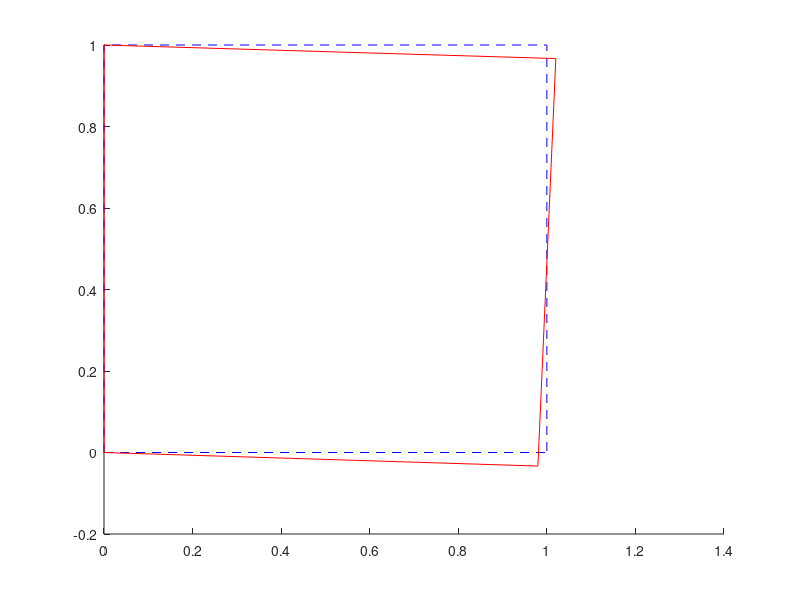

Write the MATLAB code that produced this figure.
clear all; close all; clc;

%GEOMETRY
L=1;
H=1;
nelx=1;
nely=1;
[coorX,coorY]= meshgrid(0:(L/nelx):L,0:(H/nely):H); 
Nodes = [coorX(:),coorY(:)];
Nodes([1 2 4 3],:) = Nodes;

%VARIABLES
E = 1e6;
nu = 0.3;
mode_error=1;
error = 1;
iter=0;
mode_iter=0;
max_iter=20;
tau = 1e-3;
Aprt = 0;
TOL = 1e-6;

rho = 1;
g =10;
b = [0; -25];

 C = E/(1-nu^2)*[1  nu 0;
                 nu 1  0;
                 0  0  (1-nu)/2];
%boundary conditions

BCx = [1 2];
BCy = [];

CCx=setxor([1:numel(coorX)],BCx);
CCy=setxor([1:numel(coorY)],BCy);

%Pre-allocation
Fhis=zeros(numel(coorX),1);
Ghis=zeros(numel(coorY),1);
F=zeros(numel(coorX),1);
G=zeros(numel(coorY),1);

r_old=[0;0];
s_old=[0;0];

eta_u = zeros(3,1);
%% Enrichment
while mode_error > tau && mode_iter<max_iter   
    mode_iter=mode_iter +1;
    iter = 0;
    error = 1;
    qs = zeros(numel(coorY),1);
    qr = rand(numel(coorX),1);
    qs(BCx) = 0;
    qr(BCy) = 0;
    qr_old = qr;
    qs_old = qs;
    
    
while abs(error) > tau && iter<max_iter
%% CALCULATE s ASSUMING r IS KNOWN
%Stiffness terms    
        ky = zeros(numel(coorY));
        gauss = [-1/sqrt(3) 1/sqrt(3)]; 
        Jx = L/nelx/2;                      %Jacobian x-direction
        Jy = H/nely/2;                      %Jacobian y-direction
for j = 1:size(gauss,2)

            R = [0                0.5*((1-gauss(j))*qr(1) + (1+gauss(j))*qr(3))   0                 0;
                 0                0                                               (qr(4)-qr(2))/2   0;
                 (qr(3)-qr(1))/2  0                                               0                 0.5*((1-gauss(j))*qr(2) + (1+gauss(j))*qr(4))];   
           
           
            ky = ky + R'*C*R*Jy;
end

Kx = zeros(numel(coorX));
for j = 1:size(gauss,2)
    
   Bx = [ 0.5*(1-gauss(j)) 0                0.5*(1+gauss(j)) 0;
         -0.5              0                0.5              0
          0                0.5*(1-gauss(j)) 0                0.5*(1+gauss(j));
          0               -0.5              0                0.5];
   
    Kx = Kx + Bx'*ky*Bx *Jx;
end

%force terms
fy = zeros(2,1);
for j = 1:size(gauss,2)
      r = [0.5*((1-gauss(j))*qr(1) + (1+gauss(j))*qr(3));
           0.5*((1-gauss(j))*qr(2) + (1+gauss(j))*qr(4))];
     
      fy = fy + r.*b*Jx;
end
Fx = zeros(numel(coorX),1);
for j = 1:size(gauss,2)
    Nx = [0.5*(1-gauss(j))  0                   0.5*(1+gauss(j))  0;
          0                0.5*(1-gauss(j))    0                  0.5*(1+gauss(j))];

    Fx = Fx + Nx'*fy*Jx;
end
      
%residuals 
res=zeros(numel(coorY),1);
for j=1:size(gauss,2)
      R = [0                 0.5*((1-gauss(j))*qr(1) + (1+gauss(j))*qr(3))   0                 0;
           0                 0                                               (qr(4)-qr(2))/2   0;
           (qr(3)-qr(1))/2   0                                               0                 0.5*((1-gauss(j))*qr(2) + (1+gauss(j))*qr(4))];   
           
             
      res = res + R'*C*eta_u * Jy;
end

Res=zeros(numel(coorX),1);
for j=1:size(gauss,2)
     Bx = [ 0.5*(1-gauss(j))  0                 0.5*(1+gauss(j))  0;
           -0.5               0                 0.5               0
            0                 0.5*(1-gauss(j))  0                 0.5*(1+gauss(j));
            0                -0.5               0                 0.5];
      
      Res= Res + Bx'*res *Jx;
end

                     
qs(CCx) = Kx(CCx,CCx)\(Fx(CCx)-Res(CCx));

%% Calculate r assuming s is known
kx = zeros(numel(coorY));
for j = 1:size(gauss,2)
    S = [ (qs(3)-qs(1))/2  0                                               0                 0;
           0                0                                               0                 0.5*((1-gauss(j))*qs(2) + (1+gauss(j))*qs(4))
           0                0.5*((1-gauss(j))*qs(1) + (1+gauss(j))*qs(3))   (qs(4)-qs(2))/2   0];
       
    C = E/(1-nu^2)*[1  nu 0;
                    nu 1  0;
                    0  0  (1-nu)/2];
    kx = kx + S'*C*S *Jx;
end

Ky = zeros(numel(coorY));
for j = 1:size(gauss,2)
   By = [ 0.5*(1-gauss(j))            0                0.5*(1+gauss(j)) 0;
         -0.5                         0                0.5              0
          0                           0.5*(1-gauss(j)) 0                0.5*(1+gauss(j));
          0                          -0.5              0                0.5];
   Ky = Ky + By'*kx*By *Jy;
end

%force terms
fx = zeros(2,1);
s = zeros(2,1);
for j = 1:size(gauss,2)
      s = [0.5*((1-gauss(j))*qs(1) + (1+gauss(j))*qs(3));
           0.5*((1-gauss(j))*qs(2) + (1+gauss(j))*qs(4))];    
      fx = fx + s.*b*Jx;
end

Fy = zeros(numel(coorX),1);
for j = 1:size(gauss,2)
    Ny = [0.5*(1-gauss(j))  0                   0.5*(1+gauss(j))  0;
          0                0.5*(1-gauss(j))    0                  0.5*(1+gauss(j))];

    Fy = Fy + Ny'*fx*Jy;
end
      

%residuals 
res=zeros(numel(coorY),1);
for j=1:size(gauss,2)
    
      S = [(qs(3)-qs(1))/2  0                                               0                 0;
           0                0                                               0                 0.5*((1-gauss(j))*qs(2) + (1+gauss(j))*qs(4))
           0                0.5*((1-gauss(j))*qs(1) + (1+gauss(j))*qs(3))   (qs(4)-qs(2))/2   0];
                            
      res = res + S'*C*eta_u * Jx;
end
Res=zeros(numel(coorX),1);
for j=1:size(gauss,2)
    
     By = [ 0.5*(1-gauss(j))  0                 0.5*(1+gauss(j))  0;
           -0.5               0                 0.5               0
            0                 0.5*(1-gauss(j))  0                 0.5*(1+gauss(j));
            0                -0.5               0                 0.5];
      
      Res= Res + By'*res *Jy;
      
end

qr(CCy) = Ky(CCy,CCy)\(Fy(CCy)-Res(CCy));
qr = qr./norm(qr);

%% Error 
error = max(abs(sum(qr_old-qr)),abs(sum(qs_old-qs)));
qr_old = qr;
qs_old = qs;
iter = iter+1;
end
Ghis(:,mode_iter) = qs;
Fhis(:,mode_iter) = qr;

%update eta
s = zeros(2,1);
r = zeros(2,1);
    for j = 1:size(gauss,2)
      s = s+ Jx*  [0.5*((1-gauss(j))*qs(1) + (1+gauss(j))*qs(3));
                   0.5*((1-gauss(j))*qs(2) + (1+gauss(j))*qs(4))];    
      r = r+ Jy*  [0.5*((1-gauss(j))*qr(1) + (1+gauss(j))*qr(3));
                   0.5*((1-gauss(j))*qr(2) + (1+gauss(j))*qr(4))];  
    end

eta_new = [r(1)               *  (qs(3)-qs(1))/2;
           (qr(4)-qr(2))/2    *  s(2);
           ((qr(3)-qr(1))/2   *  s(1))              + (r(2) * (qs(4)-qs(2))/2)];

eta_u = eta_u + eta_new;

%stopping criterion;

if mode_iter>1
mode_error = sqrt(  (r(1)*s(1)-r_old(1)*s_old(1))^2  +  (r(2)*s(2)- r_old(2)*s_old(2))^2);
end

s_old=s;
r_old=r;

end 


%% plotter
%Node 3
u_3=zeros(2,1);
for j=1:size(Ghis,2)
    u_3 = u_3 + Fhis(1:2,j).*Ghis(3:4,j);
end
%Node 4
u_4=zeros(2,1);
for j=1:size(Ghis,2)
    u_4 = u_4 + Fhis(3:4,j).*Ghis(3:4,j);
end

NewNodes=Nodes; 
NewNodes(3:4,:) = NewNodes(3:4,:) + 100*[u_4';u_3'];

hold on 
plot(Nodes(:,1),Nodes(:,2),'--','color','b')
plot(Nodes([1 4],1),Nodes([1 4],2),'--','color','b')

plot(NewNodes(:,1),NewNodes(:,2),'color','r')
plot(NewNodes([1 4],1),NewNodes([1 4],2),'color','r')
